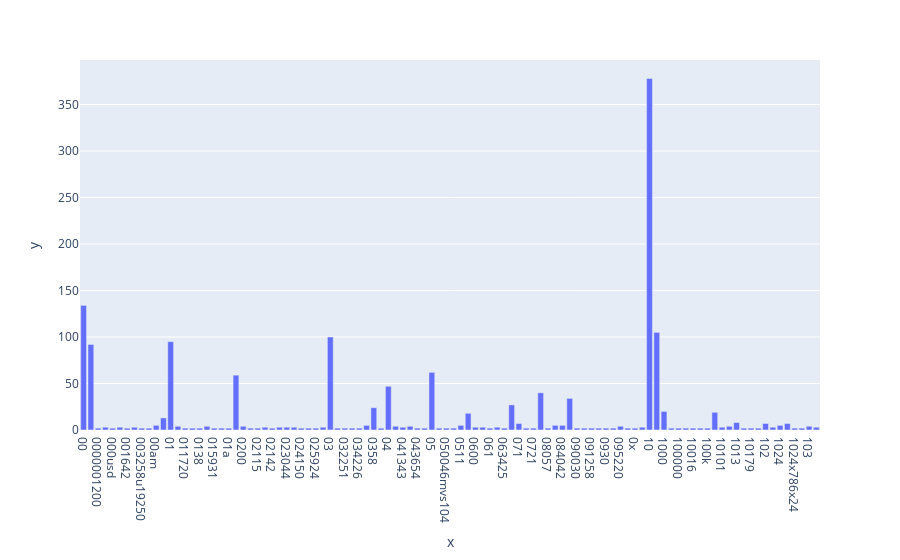

Here is the notebook cell this chart was saved with:
### Markdown cell above
### >>> **Exercise 14 (take home):** 
The chart above only contains 300 vocabulary in the documents, and it's already computationally intensive to both compute and visualize. Can you efficiently reduce the number of terms you want to visualize as an exercise.

### Code cell
# Answer here
reduced_feature_names = count_vect.get_feature_names_out()[:300]
reduced_feature_frequencies = term_frequencies[:300]

indexToDelete = []

#remove word tokens that only appears once

for i in range(len(count_vect.get_feature_names_out()[:300])):
    if(reduced_feature_frequencies[i] < 2):
        indexToDelete.append(i)

reduced_feature_names = np.delete(reduced_feature_names, indexToDelete)
reduced_feature_frequencies = np.delete(reduced_feature_frequencies, indexToDelete)


fig = px.bar(x=reduced_feature_names, y=reduced_feature_frequencies)
fig.show()

### Figure 1 — Plotly figure (JSON) as saved in the notebook; plotly's stock layout.template omitted (floating-point values rounded to 4 significant figures)
{"data": [{"alignmentgroup": "True", "hovertemplate": "x=%{x}<br>y=%{y}<extra></extra>", "legendgroup": "", "marker": {"color": "#636efa", "pattern": {"shape": ""}}, "name": "", "offsetgroup": "", "orientation": "v", "showlegend": false, "textposition": "auto", "type": "bar", "x": ["00", "000", "0000001200", "0001", "000usd", "0010580b", "001642", "002", "003258u19250", "004021809", "00am", "00pm", "01", "0100", "011720", "013", "0138", "01580", "015931", "0184", "01a", "02", "0200", "020504", "02115", "02118", "02142", "02173", "023044", "024103", "024150", "025240", "025924", "0293", "03", "031423", "032251", "033446", "034226", "0349", "0358", "0391", "04", "040", "041343", "0423", "043654", "044140", "05", "0500", "050046mvs104", "0510", "0511", "06", "0600", "0608", "061", "06320", "063425", "07", "071", "071823", "0721", "08", "08057", "081052", "084042", "09", "090030", "091139", "091258", "091844", "0930", "093300", "095220", "0987", "0x", "0x100", "10", "100", "1000", "10000", "100000", "100015", "10016", "100grams", "100k", "101", "10101", "101010", "1013", "1015", "10179", "10193", "102", "102007", "1024", "1024x768", "1024x786x24", "1028", "103", "103237"], "xaxis": "x", "y": [134, 92, 2, 3, 2, 3, 2, 3, 2, 2, 5, 13, 95, 4, 2, 2, 2, 4, 2, 2, 2, 59, 4, 2, 2, 3, 2, 3, 3, 3, 2, 2, 2, 3, 100, 2, 2, 2, 2, 5, 24, 2, 47, 4, 3, 4, 2, 2, 62, 2, 2, 2, 5, 18, 3, 3, 2, 3, 2, 27, 7, 2, 2, 40, 2, 5, 5, 34, 2, 2, 2, 2, 2, 2, 4, 2, 2, 3, 378, 105, 20, 2, 2, 2, 2, 2, 2, 19, 3, 4, 8, 2, 2, 2, 7, 3, 5, 7, 2, 2, 4, 3], "yaxis": "y"}], "layout": {"barmode": "relative", "legend": {"tracegroupgap": 0}, "margin": {"t": 60}, "xaxis": {"anchor": "y", "domain": [0, 1], "title": {"text": "x"}}, "yaxis": {"anchor": "x", "domain": [0, 1], "title": {"text": "y"}}}}
